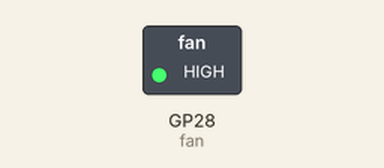
Simulated run of this program. Board: Raspberry Pi Pico running MicroPython. Parts: switched loads named in the program (green lamp = pin HIGH). Dashed ring = blinking.

Above: at 0.5 s.
Timing chart, 0 to 4.6 s (numbered marks = the images above):
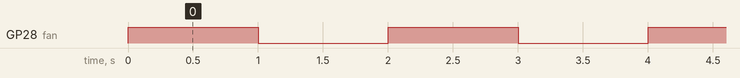

The program:

fan.py
```python
from machine import Pin
import time

fan = Pin(28, Pin.OUT)  # Connect to a GPIO pin

def fanOn():
    fan.value(1);


def fanOff():
    fan.value(0);

while True:
    fanOn();
    time.sleep(1);    # Wait 1 second
    fanOff();
    time.sleep(1);
```

Measured:
- by itself, GP28 (fan): alternates HIGH for 1.0 s and LOW for 1.0 s
